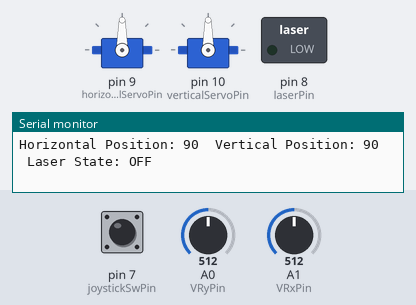
This sketch was run on a simulated Arduino Uno, built with avr-gcc and run on an emulated ATmega328P. On the bench: 2 × servo, switched loads named in the sketch (green lamp = pin HIGH), the last lines printed to the serial monitor. Inputs (shaded band) come from the test bench; at power-on: A0 (VRyPin) = 512, A1 (VRxPin) = 512, pin 7 (joystickSwPin) HIGH.

Above: at 1.2 s.
1.3 s: A0 (VRyPin) set to 37
4.3 s: A0 (VRyPin) set to 31
At 5.11 s:
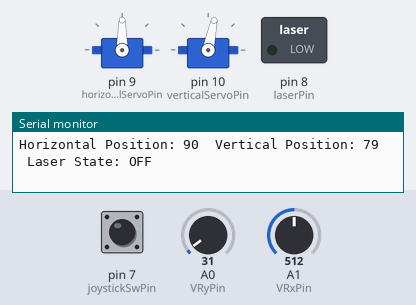
7.3 s: A1 (VRxPin) set to 38
10.3 s: A1 (VRxPin) set to 31
At 10.38 s:
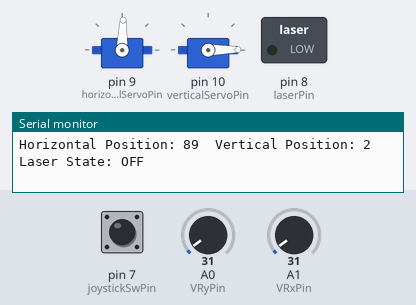
13.3 s: pin 7 (joystickSwPin) pulled LOW for 0.15 s
At 13.49 s:
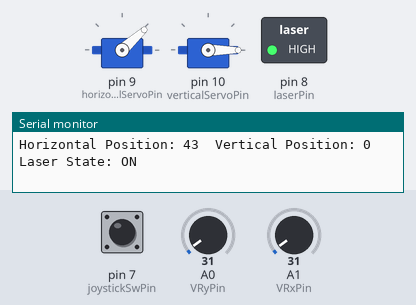
16.3 s: pin 7 (joystickSwPin) pulled LOW for 1 s
At 18.3 s:
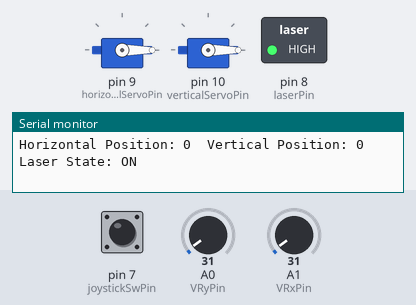
Timing chart, 0 to 19.8 s (numbered marks = the images above; inputs shaded):
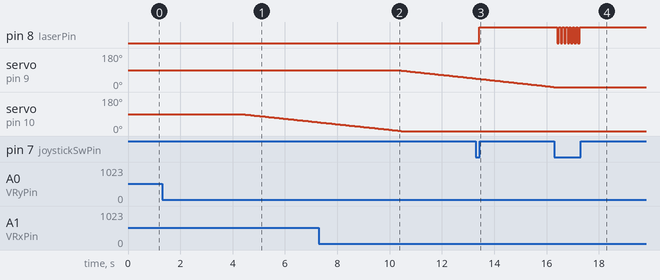

The sketch:

Arduino_Motor_joystick2.ino
```cpp
#include <Servo.h>

// Create servo objects for horizontal and vertical servos
Servo horizontalServo;
Servo verticalServo;

// Define the analog pins for joystick inputs (swapped)
const int VRxPin = A1;  // Joystick horizontal axis
const int VRyPin = A0;  // Joystick vertical axis

// Define the digital pins for the servos
const int horizontalServoPin = 9;
const int verticalServoPin = 10;

// Define the digital pins for the laser and joystick switch
const int laserPin = 8;  // Laser control pin
const int joystickSwPin = 7;  // Joystick switch pin

// Variables to store the current position of the servos
int horizontalPosition = 90;
int verticalPosition = 90;

// Sensitivity adjustments
const int speedFactor = 15;  // Decreased for more responsiveness
const int deadzone = 10;     // Increased deadzone for less sensitivity

// Variables for laser state and debounce logic
bool laserState = false;  // Laser initially off
bool lastButtonState = HIGH;  // Previous button state
unsigned long lastDebounceTime = 0;
const unsigned long debounceDelay = 50;  // Debounce time in milliseconds

void setup() {
  // Attach the servos to their pins
  horizontalServo.attach(horizontalServoPin);
  verticalServo.attach(verticalServoPin);

  // Initialize the servos to center position
  horizontalServo.write(horizontalPosition);
  verticalServo.write(verticalPosition);

  // Set laser control pin as output and initialize it to LOW
  pinMode(laserPin, OUTPUT);
  digitalWrite(laserPin, LOW);

  // Set joystick switch pin as input with pull-up resistor
  pinMode(joystickSwPin, INPUT_PULLUP);

  // Begin serial communication for debugging (optional)
  Serial.begin(9600);
}

void loop() {
  // Read the joystick values
  int xValue = analogRead(VRxPin);
  int yValue = analogRead(VRyPin);

  // Map joystick values to speed range (-15 to +15) for more responsiveness
  int horizontalSpeed = map(xValue, 0, 1023, -15, 15);
  int verticalSpeed = map(yValue, 0, 1023, -15, 15);

  // Apply deadzone filtering
  if (abs(horizontalSpeed) < deadzone) horizontalSpeed = 0;
  if (abs(verticalSpeed) < deadzone) verticalSpeed = 0;

  // Update the servo positions
  horizontalPosition = constrain(horizontalPosition + horizontalSpeed / speedFactor, 0, 180);
  verticalPosition = constrain(verticalPosition + verticalSpeed / speedFactor, 0, 180);

  // Write the updated positions to the servos
  horizontalServo.write(horizontalPosition);
  verticalServo.write(verticalPosition);

  // Read the joystick switch state with debounce logic
  bool currentButtonState = digitalRead(joystickSwPin);

  if (currentButtonState != lastButtonState) {
    lastDebounceTime = millis();  // Reset the debounce timer
  }

  if ((millis() - lastDebounceTime) > debounceDelay) {
    // If the button state has changed and is LOW (pressed), toggle the laser
    if (currentButtonState == LOW) {
      laserState = !laserState;  // Toggle the laser state
      digitalWrite(laserPin, laserState ? HIGH : LOW);
    }
  }

  // Save the current button state for the next iteration
  lastButtonState = currentButtonState;

  // Debugging output (optional)
  Serial.print("Horizontal Position: ");
  Serial.print(horizontalPosition);
  Serial.print("  Vertical Position: ");
  Serial.print(verticalPosition);
  Serial.print("  Laser State: ");
  Serial.println(laserState ? "ON" : "OFF");

  // Small delay to reduce jitter
  delay(20);
}
```

Measured:
- the behaviour switches between 35 and 34 on A0 (VRyPin) (found by bisection; images 0 and 1)
- the behaviour switches between 35 and 34 on A1 (VRxPin) (found by bisection; images 1 and 2)
- after the input at 4.3 s, servo on pin 10 (verticalServoPin): moves from 90° to 46° over 3.0 s, starting after 0.05 s
- after the input at 10.3 s, servo on pin 9 (horizontalServoPin): moves from 90° to 45° over 3.0 s, starting at once
- after the input at 13.3 s, pin 8 (laserPin): LOW → HIGH after 0.12 s
- after the input at 16.3 s, pin 8 (laserPin): alternates HIGH for 0.07 s and LOW for 0.07 s, 14 changes in all, then stays HIGH, starting after 0.10 s
